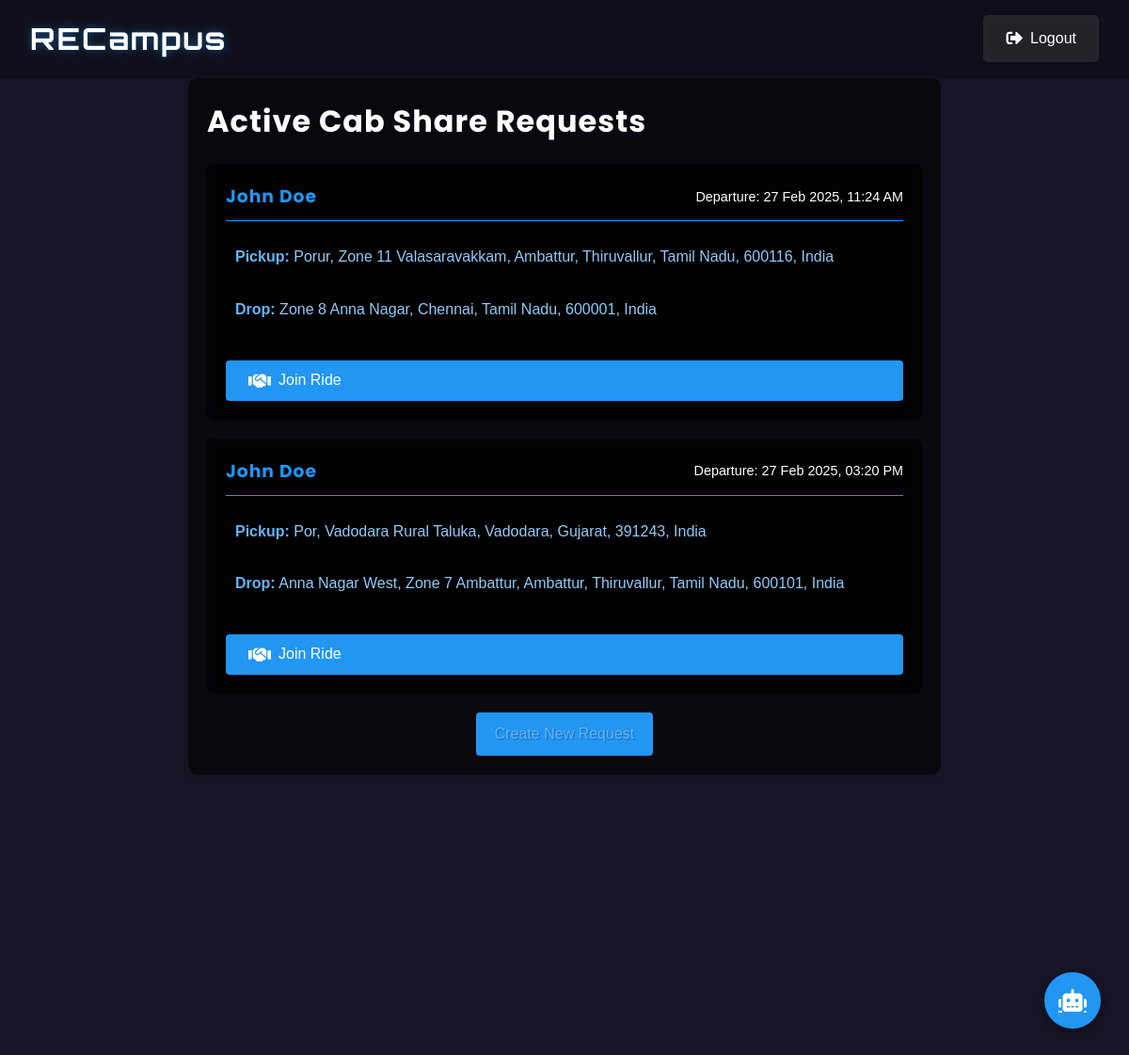
The page /cab-share/requests (signed in) on the database its author committed.
### tables this page shows
CREATE TABLE ride_requests (
            id INTEGER PRIMARY KEY AUTOINCREMENT,
            student_id INTEGER NOT NULL,
            name TEXT NOT NULL,
            phone TEXT NOT NULL,
            pickup_lat REAL NOT NULL,
            pickup_lng REAL NOT NULL,
            drop_lat REAL NOT NULL,
            drop_lng REAL NOT NULL,
            pickup_address TEXT NOT NULL,
            drop_address TEXT NOT NULL,
            departure_time TEXT NOT NULL,
            gender_preference TEXT,
            additional_notes TEXT,
            status TEXT DEFAULT 'active',
            created_at TIMESTAMP DEFAULT CURRENT_TIMESTAMP,
            matched_with INTEGER,
            FOREIGN KEY (student_id) REFERENCES student (id),
            FOREIGN KEY (matched_with) REFERENCES ride_requests (id)
        );

CREATE TABLE student (
            id INTEGER PRIMARY KEY AUTOINCREMENT,
            user_id INTEGER NOT NULL,
            name TEXT NOT NULL,
            roll_number TEXT UNIQUE NOT NULL,
            department TEXT NOT NULL,
            student_type TEXT NOT NULL CHECK(student_type IN ('hosteller', 'day_scholar')),
            FOREIGN KEY (user_id) REFERENCES user (id)
        );

### app.py (the view)
@app.route('/cab-share/requests')
def cab_share_requests():
    if 'user_id' not in session or session['role'] != 'student':
        flash('Please login as a student')
        return redirect(url_for('login'))
    try:
        db = get_db()
        cursor = db.cursor()
        cursor.execute('''
            SELECT r.*, s.name as student_name
            FROM ride_requests r
            JOIN student s ON s.id = r.student_id
            WHERE r.status = 'active'
            AND datetime(r.departure_time) > datetime('now')
            ORDER BY r.departure_time ASC
        ''')
        ride_requests = cursor.fetchall()
        formatted_rides = []
        for ride in ride_requests:
            ride = dict(ride)
            try:
                if 'T' in ride['departure_time']:
                    ride['departure_time'] = datetime.strptime(ride['departure_time'], '%Y-%m-%dT%H:%M')
                else:
                    ride['departure_time'] = datetime.strptime(ride['departure_time'], '%Y-%m-%d %H:%M:%S')
            except ValueError:
                pass
            formatted_rides.append(ride)
        return render_template('cab_share_requests.html',
                             ride_requests=formatted_rides)
    finally:
        db.close()

### app.py (called while the page is built)
def get_db():
    db = sqlite3.connect('campus_connect.db')
    db.row_factory = sqlite3.Row
    return db

### templates/cab_share_requests.html (shortened to what this page needs)
{% extends "base.html" %}
{% block content %}
<div class="container">
    <h1>Active Cab Share Requests</h1>
    <div class="rides-container">
        {% if ride_requests %}
            {% for ride in ride_requests %}
                <div class="ride-card">
                    <div class="ride-header">
                        <h3>{{ ride.student_name }}</h3>
                        <span class="departure-time">
                            {% if ride.departure_time is string %}
                                Departure: {{ ride.departure_time }}
                            {% else %}
                                Departure: {{ ride.departure_time.strftime('%d %b %Y, %I:%M %p') }}
                            {% endif %}
                        </span>
                    </div>
                    <div class="ride-details">
                        <div class="location-info">
                            <div class="pickup">
                                <strong>Pickup:</strong> {{ ride.pickup_address }}
                            </div>
                            <div class="drop">
                                <strong>Drop:</strong> {{ ride.drop_address }}
                            </div>
                        </div>
                        <button class="join-ride-btn" onclick="toggleContact('{{ ride.id }}')">
                            <i class="fas fa-handshake"></i> Join Ride
                        </button>
                    </div>
                </div>
            {% endfor %}
        {% else %}
            <div class="no-rides">
                <p>No active ride requests found.</p>
                <a href="{{ url_for('cab_share') }}" class="btn-primary">Create New Request</a>
            </div>
        {% endif %}
    </div>
    <div class="actions">
        <a href="{{ url_for('cab_share') }}" class="btn-primary">Create New Request</a>
    </div>
</div>
{% endblock %}

### static/css/style.css (style rules this page uses)
:root { --primary-color: #1a73e8; --primary-dark: #1557b0; --primary-light: #e8f0fe; --background-color: #f8f9fa; --text-color: #202124; --border-color: #dadce0; --hover-color: #f1f3f4; --success-color: #34a853; --danger-color: #ea4335; --warning-color: #fbbc04; }
* { margin: 0; padding: 0; box-sizing: border-box; }
body { font-family: 'Segoe UI', Tahoma, Geneva, Verdana, sans-serif; background-color: var(--background-color); color: var(--text-color); line-height: 1.6; min-height: 100vh; }
.container { max-width: 1200px; margin: 3rem auto; padding: 0 2rem; }
button, .btn { background-color: var(--primary-color); color: white; padding: 1rem 2rem; border: none; border-radius: 8px; cursor: pointer; font-size: 1.1rem; font-weight: 500; text-decoration: none; display: inline-block; transition: all 0.3s ease; text-align: center; }
.btn-primary { background-color: var(--primary-color); }

### templates/cab_share_requests.html (style rules this page uses)
.container { max-width: 800px; margin: 0 auto; padding: 20px; background-color: rgba(0, 0, 0, 0.6); backdrop-filter: blur(10px); border-radius: 10px; box-shadow: 0 4px 6px rgba(0, 0, 0, 0.1); }
.rides-container { margin: 20px 0; }
.ride-card { background: rgba(0, 0, 0, 0.6); backdrop-filter: blur(10px); border-radius: 8px; box-shadow: 0 2px 4px rgba(0,0,0,0.1); margin-bottom: 20px; padding: 20px; color: #90CAF9; }
.ride-header { display: flex; justify-content: space-between; align-items: center; margin-bottom: 15px; padding-bottom: 10px; border-bottom: 1px solid #2196F3; }
.ride-header h3 { margin: 0; color: #2196F3; text-shadow: 1px 1px 2px rgba(0,0,0,0.5); }
.departure-time { color: #64B5F6; font-size: 0.9em; }
.ride-details { display: grid; gap: 15px; }
.location-info { display: grid; gap: 10px; color: #90CAF9; }
.pickup, .drop { padding: 10px; background: rgba(0, 0, 0, 0.4); border-radius: 4px; color: #90CAF9; }
.actions { margin-top: 20px; text-align: center; }
.btn-primary { display: inline-block; padding: 10px 20px; background: #2196F3; color: white; text-decoration: none; border-radius: 4px; transition: background-color 0.2s; text-shadow: 1px 1px 1px rgba(0,0,0,0.3); }
h1, h2, h3, h4 { color: #2196F3; text-shadow: 1px 1px 2px rgba(0,0,0,0.5); }
strong { color: #64B5F6; }
span { color: #90CAF9; }
.join-ride-btn { display: inline-flex; align-items: center; gap: 0.5rem; padding: 0.75rem 1.5rem; background: #2196F3; color: white; border: none; border-radius: 4px; cursor: pointer; font-size: 1rem; transition: all 0.3s ease; margin-top: 1rem; }
.join-ride-btn i { font-size: 1.2em; }

### rows shown on the page
ride_requests: student_name "John Doe", departure_time "27 Feb 2025, 11:24 AM", pickup_address "Porur, Zone 11 Valasaravakkam, Ambattur, Thiruvallur, Tamil Nadu, 600116, India", drop_address "Zone 8 Anna Nagar, Chennai, Tamil Nadu, 600001, India"
ride_requests: student_name "John Doe", departure_time "27 Feb 2025, 03:20 PM", pickup_address "Por, Vadodara Rural Taluka, Vadodara, Gujarat, 391243, India", drop_address "Anna Nagar West, Zone 7 Ambattur, Ambattur, Thiruvallur, Tamil Nadu, 600101, India"
